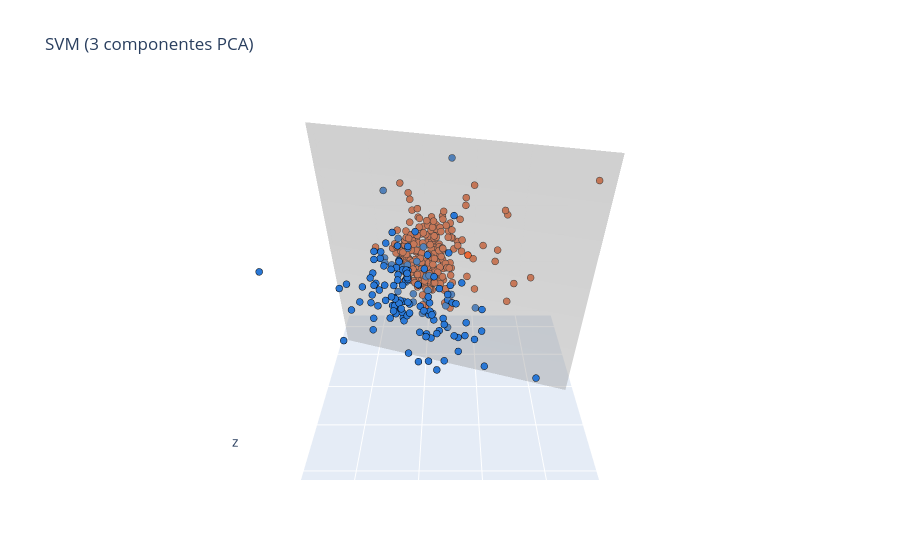

Notebook source saved alongside this figure:
### Code cell
n_frames = 60
t = np.linspace(0, 1, n_frames)
p = 1
C_min, C_max = 0.001, 0.5
# C_values = C_min + (C_max - C_min) * (t ** p)
C_values = np.linspace(0.001, 0.05, 60)

x_min, x_max = X_train_3d[:, 0].min() - 1, X_train_3d[:, 0].max() + 1
y_min, y_max = X_train_3d[:, 1].min() - 1, X_train_3d[:, 1].max() + 1
xx, yy = np.meshgrid(np.linspace(x_min, x_max, 30), np.linspace(y_min, y_max, 30))

y_arr = np.ravel(y_treino.values)
cor_por_classe = np.where(y_arr == 0, "#2a78d6", "#eb6834")

angulos = np.linspace(0, 2 * np.pi, n_frames)
raio_camera = 1.3

frames = []
for i, C in enumerate(C_values):
    model = SVC(kernel="linear", C=C).fit(X_train_3d, y_treino)
    w = model.coef_[0]
    b = model.intercept_[0]
    zz = -(w[0] * xx + w[1] * yy + b) / w[2]
    acc = accuracy_score(y_teste, model.predict(X_test_3d))

    eye = dict(x=raio_camera * np.cos(angulos[i]),
               y=raio_camera * np.sin(angulos[i]),
               z=0.6)

    frames.append(go.Frame(
        data=[
            go.Scatter3d(x=X_train_3d[:, 0], y=X_train_3d[:, 1], z=X_train_3d[:, 2],
                          mode="markers",
                          marker=dict(size=4, color=cor_por_classe, line=dict(width=0.5, color="black"))),
            go.Surface(x=xx, y=yy, z=zz, opacity=0.4, colorscale="Greys", showscale=False)
        ],
        name=f"{C:.4f}",
        layout=go.Layout(
            title=f"SVM (3 componentes PCA)",
            scene_camera=dict(eye=eye)
        )
    ))

frame_duration = 90
transition_duration = 0
easing = "linear"

fig = go.Figure(
    data=frames[0].data,
    frames=frames,
    layout=go.Layout(
        title=frames[0].layout.title,
        scene=dict(
            xaxis=dict(title = '', visible = True,showgrid=True,showticklabels=False, showbackground=False),
            yaxis=dict(title = '', visible = True,showgrid=True,showticklabels=False, showbackground=False),
            zaxis=dict( range=[X_train_3d[:, 2].min() - 1, X_train_3d[:, 2].max() + 1], 
                       ticks='', visible=True, showticklabels=False),
            camera=dict(eye=dict(x=raio_camera, y=0, z=0.9))
        ),
        # updatemenus=[{
        #     "type": "buttons",
        #     "buttons": [{
        #         "label": "▶ Play",
        #         "method": "animate",
        #         "args": [None, {
        #             "frame": {"duration": frame_duration, "redraw": True},
        #             "transition": {"duration": transition_duration, "easing": easing},
        #             "fromcurrent": True
        #         }]
        #     }]
        # }],
        # sliders=[{
        #     "steps": [
        #         {"args": [[f.name], {"frame": {"duration": frame_duration, "redraw": True},
        #                               "transition": {"duration": transition_duration, "easing": easing}}],
        #          "label": f.name, "method": "animate"}
        #         for f in frames
        #     ]
        # }]
    )
)

fig.show()

### Figure 1 — Plotly figure (JSON) as saved in the notebook; plotly's stock layout.template omitted (floating-point values rounded to 4 significant figures; data arrays with more than 128 entries replaced by an {"elided": "..."} marker saying what was removed)
{"data": [{"marker": {"color": {"elided": "398 str values"}, "line": {"color": "black", "width": 0.5}, "size": 4}, "mode": "markers", "type": "scatter3d", "x": {"elided": "398 float values"}, "y": {"elided": "398 float values"}, "z": {"elided": "398 float values"}}, {"colorscale": [[0, "rgb(255,255,255)"], [0.125, "rgb(240,240,240)"], [0.25, "rgb(217,217,217)"], [0.375, "rgb(189,189,189)"], [0.5, "rgb(150,150,150)"], [0.625, "rgb(115,115,115)"], [0.75, "rgb(82,82,82)"], [0.875, "rgb(37,37,37)"], [1, "rgb(0,0,0)"]], "opacity": 0.4, "showscale": false, "type": "surface", "x": {"elided": "30x30 float values"}, "y": {"elided": "30x30 float values"}, "z": {"elided": "30x30 float values"}}], "layout": {"scene": {"camera": {"eye": {"x": 1.3, "y": 0, "z": 0.9}}, "xaxis": {"showbackground": false, "showgrid": true, "showticklabels": false, "title": {"text": ""}, "visible": true}, "yaxis": {"showbackground": false, "showgrid": true, "showticklabels": false, "title": {"text": ""}, "visible": true}, "zaxis": {"range": [-6.47, 7.896], "showticklabels": false, "ticks": "", "visible": true}}, "title": {"text": "SVM (3 componentes PCA)"}}}
